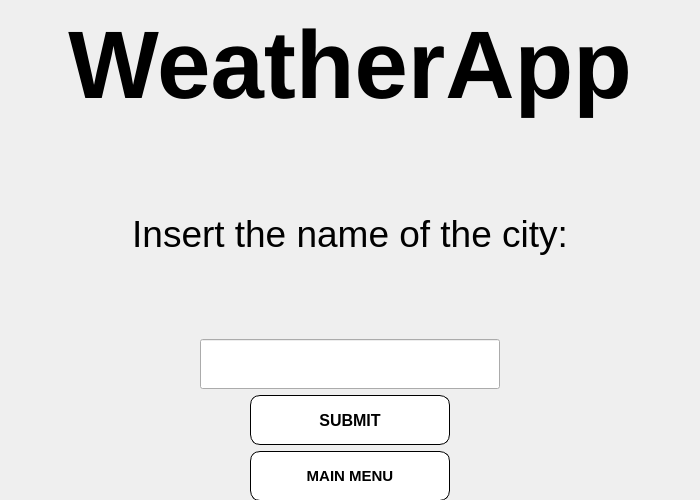
<?xml version="1.0" encoding="UTF-8"?>
<ui version="4.0">
 <class>window</class>
 <widget class="QMainWindow" name="window">
  <property name="geometry">
   <rect>
    <x>0</x>
    <y>0</y>
    <width>700</width>
    <height>500</height>
   </rect>
  </property>
  <property name="minimumSize">
   <size>
    <width>700</width>
    <height>500</height>
   </size>
  </property>
  <property name="maximumSize">
   <size>
    <width>700</width>
    <height>600</height>
   </size>
  </property>
  <property name="windowTitle">
   <string>WeatherApp</string>
  </property>
  <property name="styleSheet">
   <string notr="true"/>
  </property>
  <property name="locale">
   <locale language="English" country="UnitedStates"/>
  </property>
  <widget class="QWidget" name="mainWindowContents">
   <property name="enabled">
    <bool>true</bool>
   </property>
   <property name="minimumSize">
    <size>
     <width>700</width>
     <height>500</height>
    </size>
   </property>
   <property name="maximumSize">
    <size>
     <width>700</width>
     <height>500</height>
    </size>
   </property>
   <property name="styleSheet">
    <string notr="true"/>
   </property>
   <widget class="QWidget" name="verticalLayoutWidget">
    <property name="geometry">
     <rect>
      <x>0</x>
      <y>0</y>
      <width>701</width>
      <height>501</height>
     </rect>
    </property>
    <layout class="QVBoxLayout" name="mainWindowLayout">
     <property name="sizeConstraint">
      <enum>QLayout::SetMinimumSize</enum>
     </property>
     <item alignment="Qt::AlignHCenter">
      <widget class="QLabel" name="mainTitle">
       <property name="maximumSize">
        <size>
         <width>16777215</width>
         <height>130</height>
        </size>
       </property>
       <property name="font">
        <font>
         <family>Segoe UI</family>
         <pointsize>72</pointsize>
         <weight>75</weight>
         <bold>true</bold>
        </font>
       </property>
       <property name="layoutDirection">
        <enum>Qt::LeftToRight</enum>
       </property>
       <property name="autoFillBackground">
        <bool>false</bool>
       </property>
       <property name="styleSheet">
        <string notr="true"/>
       </property>
       <property name="text">
        <string>WeatherApp</string>
       </property>
       <property name="alignment">
        <set>Qt::AlignCenter</set>
       </property>
      </widget>
     </item>
     <item alignment="Qt::AlignHCenter">
      <widget class="QLabel" name="description">
       <property name="sizePolicy">
        <sizepolicy hsizetype="Minimum" vsizetype="Minimum">
         <horstretch>0</horstretch>
         <verstretch>0</verstretch>
        </sizepolicy>
       </property>
       <property name="minimumSize">
        <size>
         <width>200</width>
         <height>10</height>
        </size>
       </property>
       <property name="maximumSize">
        <size>
         <width>10000</width>
         <height>1000</height>
        </size>
       </property>
       <property name="font">
        <font>
         <family>Segoe UI</family>
         <pointsize>36</pointsize>
        </font>
       </property>
       <property name="text">
        <string>&lt;html&gt;&lt;head/&gt;&lt;body&gt;&lt;p&gt;&lt;span style=&quot; font-size:28pt;&quot;&gt;Insert the name of the city:&lt;/span&gt;&lt;/p&gt;&lt;/body&gt;&lt;/html&gt;</string>
       </property>
       <property name="alignment">
        <set>Qt::AlignCenter</set>
       </property>
      </widget>
     </item>
     <item alignment="Qt::AlignHCenter">
      <widget class="QLineEdit" name="lineEdit">
       <property name="sizePolicy">
        <sizepolicy hsizetype="Maximum" vsizetype="Maximum">
         <horstretch>0</horstretch>
         <verstretch>0</verstretch>
        </sizepolicy>
       </property>
       <property name="minimumSize">
        <size>
         <width>300</width>
         <height>0</height>
        </size>
       </property>
       <property name="maximumSize">
        <size>
         <width>300</width>
         <height>50</height>
        </size>
       </property>
       <property name="font">
        <font>
         <family>Segoe UI</family>
         <pointsize>11</pointsize>
        </font>
       </property>
       <property name="styleSheet">
        <string notr="true"/>
       </property>
       <property name="alignment">
        <set>Qt::AlignCenter</set>
       </property>
      </widget>
     </item>
     <item alignment="Qt::AlignHCenter">
      <widget class="QPushButton" name="pushButton">
       <property name="enabled">
        <bool>true</bool>
       </property>
       <property name="sizePolicy">
        <sizepolicy hsizetype="Preferred" vsizetype="Preferred">
         <horstretch>200</horstretch>
         <verstretch>0</verstretch>
        </sizepolicy>
       </property>
       <property name="minimumSize">
        <size>
         <width>200</width>
         <height>50</height>
        </size>
       </property>
       <property name="maximumSize">
        <size>
         <width>200</width>
         <height>50</height>
        </size>
       </property>
       <property name="sizeIncrement">
        <size>
         <width>0</width>
         <height>0</height>
        </size>
       </property>
       <property name="font">
        <font>
         <family>Segoe UI</family>
         <pointsize>12</pointsize>
         <weight>75</weight>
         <bold>true</bold>
        </font>
       </property>
       <property name="cursor">
        <cursorShape>PointingHandCursor</cursorShape>
       </property>
       <property name="focusPolicy">
        <enum>Qt::NoFocus</enum>
       </property>
       <property name="contextMenuPolicy">
        <enum>Qt::DefaultContextMenu</enum>
       </property>
       <property name="layoutDirection">
        <enum>Qt::LeftToRight</enum>
       </property>
       <property name="autoFillBackground">
        <bool>false</bool>
       </property>
       <property name="styleSheet">
        <string notr="true">border-radius: 10px;
border: 1px solid black;
background: white;
allignt-self: center;</string>
       </property>
       <property name="text">
        <string>SUBMIT</string>
       </property>
       <property name="autoDefault">
        <bool>false</bool>
       </property>
       <property name="default">
        <bool>false</bool>
       </property>
      </widget>
     </item>
     <item alignment="Qt::AlignHCenter">
      <widget class="QPushButton" name="pushButton_2">
       <property name="minimumSize">
        <size>
         <width>200</width>
         <height>50</height>
        </size>
       </property>
       <property name="font">
        <font>
         <family>Segoe UI</family>
         <pointsize>11</pointsize>
         <weight>75</weight>
         <bold>true</bold>
        </font>
       </property>
       <property name="cursor">
        <cursorShape>PointingHandCursor</cursorShape>
       </property>
       <property name="styleSheet">
        <string notr="true">border-radius: 10px;
border: 1px solid black;
background: white;
allignt-self: center;</string>
       </property>
       <property name="text">
        <string>MAIN MENU</string>
       </property>
      </widget>
     </item>
    </layout>
   </widget>
   <widget class="QLabel" name="background_label">
    <property name="geometry">
     <rect>
      <x>0</x>
      <y>0</y>
      <width>701</width>
      <height>501</height>
     </rect>
    </property>
    <property name="styleSheet">
     <string notr="true">background-image: url(:/Background/Background.png);</string>
    </property>
    <property name="text">
     <string/>
    </property>
    <property name="pixmap">
     <pixmap resource="WeatherApp.qrc">:/Background/Background.png</pixmap>
    </property>
    <property name="scaledContents">
     <bool>true</bool>
    </property>
   </widget>
   <zorder>background_label</zorder>
   <zorder>verticalLayoutWidget</zorder>
  </widget>
 </widget>
 <resources>
  <include location="WeatherApp.qrc"/>
 </resources>
 <connections/>
</ui>
